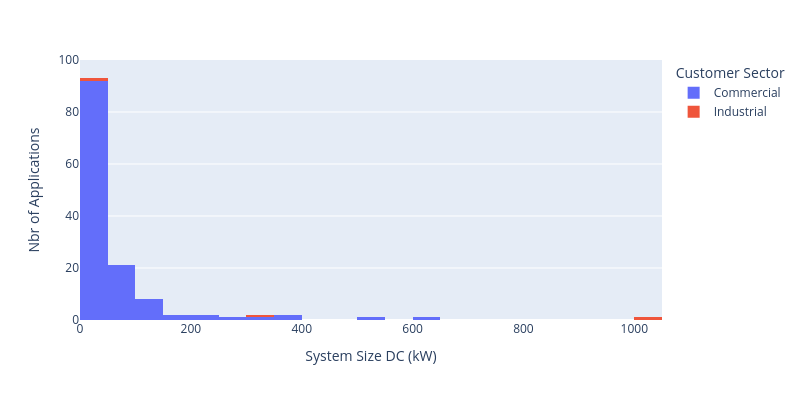

The notebook cell saved with this chart:
### Markdown cell above
## System Sizes in the years 2021-25

Plot histogram of system sizes applied for in the last five years, and compute median size for Santa Cruz County.

### Code cell
df = df_scci.copy()
df['Year'] = df['App Approved Date'].dt.year
df = df[df['Year'] >= 2021]
fig = px.histogram(df, x='System Size DC', color='Customer Sector')

fig.update_layout(
    autosize=False,
    width=800,
    height=400,
    font=dict(size=12),
    xaxis_title='System Size DC (kW)',
    yaxis_title='Nbr of Applications',
)
fig.update_yaxes(
    range=[0, 100],
)
fig.show()

# Write figure
fig.write_image(os.path.join(data_dir, "SC_system_histogram.png"), scale=5)
fig.write_html(os.path.join(data_dir, "SC_system_histogram.html"),
               include_plotlyjs='cdn',
               full_html=False,
               config={"responsive": True}
)

### Figure 1 — Plotly figure (JSON) as saved in the notebook; plotly's stock layout.template omitted (floating-point values rounded to 4 significant figures; data arrays with more than 128 entries replaced by an {"elided": "..."} marker saying what was removed)
{"data": [{"bingroup": "x", "hovertemplate": "Customer Sector=Commercial<br>System Size DC=%{x}<br>count=%{y}<extra></extra>", "legendgroup": "Commercial", "marker": {"color": "#636efa", "pattern": {"shape": ""}}, "name": "Commercial", "orientation": "v", "showlegend": true, "type": "histogram", "x": {"elided": "131 float values"}, "xaxis": "x", "yaxis": "y"}, {"bingroup": "x", "hovertemplate": "Customer Sector=Industrial<br>System Size DC=%{x}<br>count=%{y}<extra></extra>", "legendgroup": "Industrial", "marker": {"color": "#EF553B", "pattern": {"shape": ""}}, "name": "Industrial", "orientation": "v", "showlegend": true, "type": "histogram", "x": [1024.0, 306.2, 28.39], "xaxis": "x", "yaxis": "y"}], "layout": {"autosize": false, "barmode": "relative", "font": {"size": 12}, "height": 400, "legend": {"title": {"text": "Customer Sector"}, "tracegroupgap": 0}, "margin": {"t": 60}, "width": 800, "xaxis": {"anchor": "y", "domain": [0, 1], "title": {"text": "System Size DC (kW)"}}, "yaxis": {"anchor": "x", "domain": [0, 1], "range": [0, 100], "title": {"text": "Nbr of Applications"}}}}
